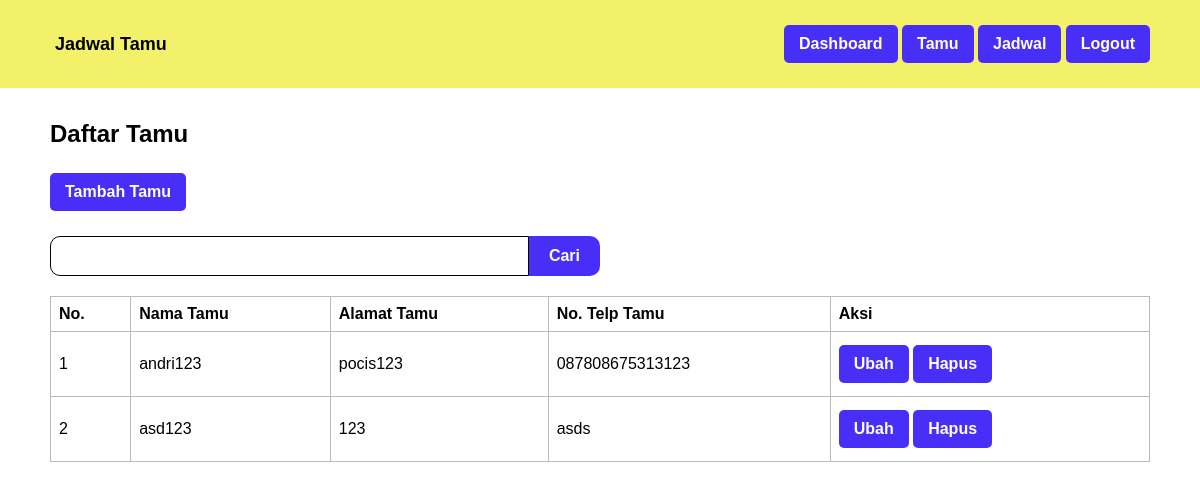
Before: /tamu.php (signed in) with the older database file.
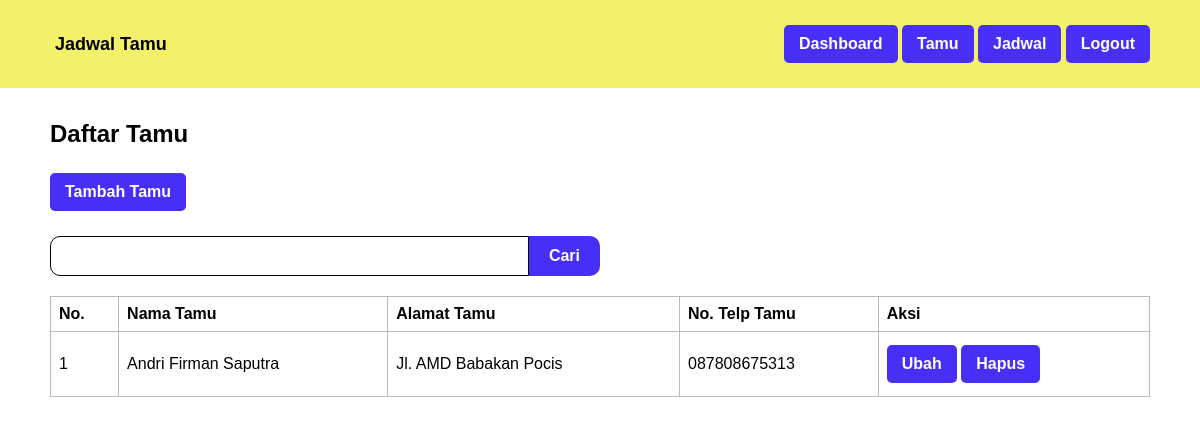
After: the same page with the newer database file.
### tables this page shows
CREATE TABLE `tamu` (
  `id_tamu` int(11) NOT NULL,
  `nama_tamu` varchar(100) NOT NULL,
  `alamat_tamu` text NOT NULL,
  `no_telp_tamu` varchar(15) NOT NULL
);

### tamu.php (the view, shortened to what this page needs)
<?php
	require_once 'koneksi.php';
	$tamu = mysqli_query($koneksi, "SELECT * FROM tamu ORDER BY nama_tamu ASC");
?>
<!DOCTYPE html>
<html lang="en">
<head>
	<?php include_once 'head.php'; ?>
</head>
<body>
	<?php include_once 'navbar.php'; ?>
    <div class="container anti-navbar">
		<h2>Daftar Tamu</h2>
		<a href="tambah_tamu.php" class="button">Tambah Tamu</a>
		<form method="post" class="form-cari">
			<input class="input" type="text" name="cari" id="cari" value="<?= (isset($_POST['cari']) ? $_POST['cari'] : ''); ?>" required>
			<button type="submit" class="button align-right" name="btnCari">Cari</button>
		</form>
		<div class="table-responsive">
			<table border="1" cellpadding="10" cellspacing="0">
				<tr>
					<th>No.</th>
					<th>Nama Tamu</th>
					<th>Alamat Tamu</th>
					<th>No. Telp Tamu</th>
					<th>Aksi</th>
				</tr>
				<?php $i = 1; ?>
				<?php foreach ($tamu as $data): ?>
					<tr>
						<td><?= $i++; ?></td>
						<td><?= $data['nama_tamu']; ?></td>
						<td><?= $data['alamat_tamu']; ?></td>
						<td><?= $data['no_telp_tamu']; ?></td>
						<td>
							<a class="button" href="ubah_tamu.php?id_tamu=<?= $data['id_tamu']; ?>">Ubah</a>
							<a class="button" href="hapus_tamu.php?id_tamu=<?= $data['id_tamu']; ?>" onclick="return confirm('Apakah Anda yakin ingin menghapus tamu <?= $data['nama_tamu']; ?>?')">Hapus</a>
						</td>
					</tr>
				<?php endforeach ?>
			</table>
		</div>
	</div>
</body>
</html>

Changed rows visible on the page:
removed tamu: nama_tamu "asd123", alamat_tamu "123", no_telp_tamu "asds"
changed tamu: nama_tamu "andri123" → "Andri Firman Saputra"; alamat_tamu "pocis123" → "Jl. AMD Babakan Pocis"; no_telp_tamu "087808675313123" → "087808675313"
